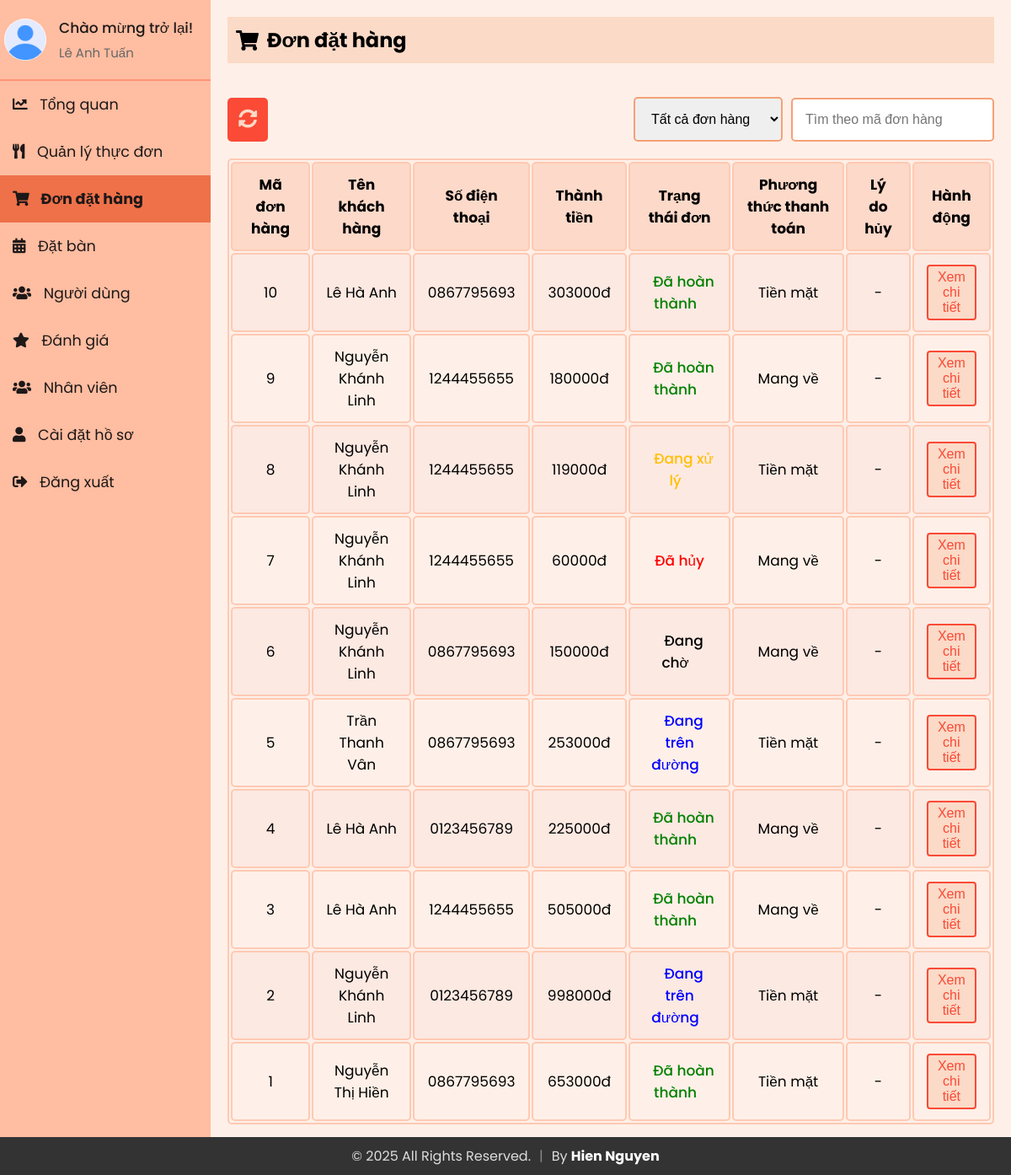
The app's page /Admin/admin_orders.php (signed in) with its own data.
### tables this page shows
CREATE TABLE `staff` (
  `id` int(11) NOT NULL,
  `firstName` varchar(50) NOT NULL,
  `lastName` varchar(50) NOT NULL,
  `email` varchar(100) NOT NULL,
  `contact` varchar(15) DEFAULT NULL,
  `role` enum('superadmin','admin') NOT NULL,
  `password` varchar(255) NOT NULL,
  `createdAt` timestamp NOT NULL DEFAULT current_timestamp(),
  `updatedAt` timestamp NOT NULL DEFAULT current_timestamp() ON UPDATE current_timestamp(),
  `profile_image` varchar(255) NOT NULL DEFAULT 'default.jpg'
);

CREATE TABLE `orders` (
  `order_id` int(11) NOT NULL,
  `email` varchar(255) NOT NULL,
  `firstName` varchar(255) NOT NULL,
  `lastName` varchar(255) NOT NULL,
  `phone` varchar(10) NOT NULL,
  `address` varchar(200) NOT NULL,
  `pmode` enum('Tiền mặt','Thẻ','Mang về','') NOT NULL DEFAULT 'Thẻ',
  `payment_status` enum('Đang chờ','Thành công','Bị từ chối','') NOT NULL DEFAULT 'Đang chờ',
  `sub_total` int(11) NOT NULL,
  `grand_total` int(11) NOT NULL,
  `order_date` timestamp NOT NULL DEFAULT current_timestamp(),
  `order_status` enum('Đang chờ','Đã hoàn thành','Đã hủy','Đang xử lý','Đang trên đường') NOT NULL DEFAULT 'Đang chờ',
  `cancel_reason` varchar(255) DEFAULT NULL,
  `note` varchar(255) NOT NULL
);

### Admin/sidebar.php (called while the page is built, shortened)
<?php
include 'db_connection.php';
$admin_email = isset($_SESSION['email']) ? $_SESSION['email'] : '';
function getAdminInfo($email)
{
  global $conn;
  $stmt = $conn->prepare("SELECT firstName, lastName, email, profile_image FROM staff WHERE email = ?");
  $stmt->bind_param("s", $email);
  $stmt->execute();
  $stmt->bind_result($firstName, $lastName, $email,  $profile_image);
  return [
    'firstName' => $firstName ?: '',
    'lastName' => $lastName ?: '',
    'email' => $email ?: '',
    'profile_image' => $profile_image ?: 'default.jpg'
  ];
}
$admin_info = getAdminInfo($admin_email);
?>

### Admin/admin_orders.php (the view, shortened to what this page needs)
<?php
include 'db_connection.php';
$query = "SELECT order_id, order_date, firstName, lastName, phone, grand_total, order_status, pmode, cancel_reason FROM orders";
$query .= " ORDER BY order_id DESC";
$result = $conn->query($query);
?>
<?php
include 'sidebar.php';
?>
<!DOCTYPE html>
<html lang="en">
<head>
    <link rel="stylesheet" href="https://cdnjs.cloudflare.com/ajax/libs/font-awesome/5.15.3/css/all.min.css">
    <link rel="stylesheet" href="sidebar.css">
    <link rel="stylesheet" href="admin_orders.css">
</head>
<body>
    <div class="sidebar">
    <div class="profile-section">
      <img src="../uploads/<?php echo htmlspecialchars($admin_info['profile_image']); ?>" alt="Profile Picture">
      <div class="info">
        <h3>Chào mừng trở lại!</h3>
        <p><?php echo htmlspecialchars($admin_info['firstName']) . ' ' . htmlspecialchars($admin_info['lastName']); ?></p>
      </div>
    </div>
    <ul>
            <li><a href="index.php" ><i class="fas fa-chart-line"></i> Tổng quan</a></li>
            <li><a href="admin_menu.php"><i class="fas fa-utensils"></i> Quản lý thực đơn</a></li>
            <li><a href="admin_orders.php" class="active"><i class="fas fa-shopping-cart"></i> Đơn đặt hàng</a></li>
            <li><a href="reservations.php"><i class="fas fa-calendar-alt"></i> Đặt bàn</a></li>
            <li><a href="users.php"><i class="fas fa-users"></i> Người dùng</a></li>
            <li><a href="reviews.php"><i class="fas fa-star"></i> Đánh giá</a></li>
            <li><a href="staffs.php" ><i class="fas fa-users"></i> Nhân viên</a></li>
            <li><a href="profile.php"><i class="fas fa-user"></i> Cài đặt hồ sơ</a></li>
            <li><a href="logout.php"><i class="fas fa-sign-out-alt"></i> Đăng xuất</a></li>
        </ul>
    </div>
    <div class="content">
        <div class="header">
            <h2><i class="fas fa-shopping-cart"></i> Đơn đặt hàng</h2>
        </div>
        <div class="actions">
            <div>
            <button id="refreshButton" onclick="refreshPage()" title="Refresh">
                <i class="fas fa-sync-alt"></i>
            </button>
            </div>
            <div class="filter-orders">
                <select id="statusFilter" name="statusFilter" onchange="filterByStatus()">
                    <option value="">Tất cả đơn hàng</option>
                </select>
                <input type="text" id="searchOrderId" placeholder="Tìm theo mã đơn hàng" oninput="searchByOrderId()">
            </div>
        </div>
        <?php
        echo "<table>
                <tr>
                    <th>Mã đơn hàng</th>
                    <th>Tên khách hàng</th>
                    <th>Số điện thoại</th>
                    <th>Thành tiền</th>
                    <th>Trạng thái đơn</th>
                    <th>Phương thức thanh toán</th>
                    <th>Lý do hủy</th>
                    <th>Hành động</th>
                </tr>";
        if ($result && $result->num_rows > 0) {
            while ($row = $result->fetch_assoc()) {
                $statusClass = '';
                switch ($row['order_status']) {
                    case 'Đang chờ':
                        $statusClass = 'status-pending';
                        $displayStatus = 'Đang chờ';
                        break;
                    case 'Đang xử lý':
                        $statusClass = 'status-processing';
                        $displayStatus = 'Đang xử lý';
                        break;
                    case 'Đang trên đường':
                        $statusClass = 'status-ontheway';
                        $displayStatus = 'Đang trên đường';
                        break;
                    case 'Đã hoàn thành':
                        $statusClass = 'status-completed';
                        $displayStatus = 'Đã hoàn thành';
                        break;
                    case 'Đã hủy':
                        $statusClass = 'status-cancelled';
                        $displayStatus = 'Đã hủy';
                        break;
                }
                echo "<tr>
                    <td>" . $row['order_id'] . "</td>
                    <td>" . $row['firstName'] . " " . $row['lastName'] . "</td>
                    <td>" . $row['phone'] . "</td>
                    <td>"  . $row['grand_total']  . 'đ ' ."</td>
                    <td><span class='status $statusClass'>" . $displayStatus . "</span></td>
                    <td>" . $row['pmode'] . "</td>
                    <td>" . ($row['order_status'] == 'Cancelled' ? $row['cancel_reason'] : '-') . "</td>
                    <td><button id='viewbtn' onclick=\"viewDetails(" . $row['order_id'] . ")\">Xem chi tiết</button></td>
                </tr>";
            }
        } else {
            echo "<tr><td colspan='8' style='text-align: center;'>Không tìm thấy</td></tr>";
        }
        echo "</table>";
        ?>
    </div>
</body>
</html>

### Admin/sidebar.css (style rules this page uses)
* { margin: 0; padding: 0; box-sizing: border-box; }
body { background: #fef0e8; font-family: "Poppins", sans-serif; display: flex; flex-direction: row; margin: 0; }
.sidebar { width: 250px; background-color: #ffbda1; color: #1d1818; overflow: auto; position: relative; min-height: 100vh; font-size: 1.1rem }
.sidebar ul li a { display: block; padding: 15px; text-decoration: none; color: #1d1818; transition: background-color 0.3s; }
.sidebar ul li a.active { background-color:#ee7149; font-weight: bold; }
.sidebar ul li a i { margin-right: 10px; }
.sidebar ul { list-style-type: none; padding: 0; }
.content { flex: 1; padding: 20px; }
.header { padding: 10px; background-color: #fbdac7; margin-bottom: 20px; display: flex; align-items: center; }
.header h2 { display: flex; align-items: center; }
.header h2 i { margin-right: 10px; }
.profile-section { padding: 20px 5px 20px 5px; display: flex; align-items: center; border-bottom: 2px solid rgba(253, 108, 77, 0.5); }
.profile-section img { width: 50px; height: 50px; border-radius: 50%; margin-right: 15px; }
.profile-section .info { flex-grow: 1; }
.profile-section .info h3 { margin: 0; font-size: 17px; font-weight: 500; }
.profile-section .info p { margin: 5px 0 0; font-size: 15px; color: #666; }
.sidebar ul li a.active { background-color: #ee7149; font-weight: bold; }

### Admin/admin_orders.css (style rules this page uses)
* { padding: 0; margin: 0; }
body { background: #fef0e8; font-family: "Poppins", sans-serif; margin: 0; }
.actions { display: flex; align-items: center; justify-content: space-between; margin-bottom: 20px; margin-top: 40px; }
.filter-orders { display: flex; align-items: center; justify-content: center; gap: 10px; }
.content { margin-bottom: 40px; }
.actions select, .actions input { padding: 15px; font-size: 1rem; border-radius: 5px; border: 2px solid #f4a178; cursor: pointer; outline: none; }
button { background-color: #fb4a36; color: white; border: 2px solid #fb4a36; padding: 13px 20px; cursor: pointer; border-radius: 5px; transition: all 0.3s ease; font-size: 1.2rem; }
.sidebar { width: 250px; background-color: #ffbda1; color: #1d1818; overflow: auto; position: relative; min-height: 100vh; }
.sidebar ul li a { display: block; padding: 15px; text-decoration: none; color: #1d1818; transition: background-color 0.3s; }
.sidebar ul li a.active { background-color:#ee7149; }
.status { padding: 5px 10px; border-radius: 5px; color: white; font-weight: 450; }
.status-pending { color: black; }
.status-processing { color: #FFBF00; }
.status-completed { color: green; }
.status-cancelled { color: red; }
.status-ontheway { color: blue; }
table { width: 100%; border: 2px solid #ffc9b3; border-radius: 5px; font-size: 17px; text-align: center; cursor: pointer; }
table th, table td { padding: 12px 15px; border: 2px solid #ffc9b3; border-radius: 5px; }
table th { background-color: #fdd9c9; }
table tr:nth-of-type(even) { background-color: #fce9e2; }
.header { padding: 10px; background-color: #fbdac7; margin-bottom: 20px; display: flex; align-items: center; }
#viewbtn { padding: 4px 6px 4px 6px; font-size: 16px; border-radius: 4px; background-color: #fbdac7; color: #fb4a36; border: 2px solid #fb4a36; font-weight: 450; cursor: pointer; outline: none; transition: all 0.3s ease; }
#refreshButton { color: #fbdac7; background-color: #fb4a36; border: 2px solid #fb4a36; cursor: pointer; padding: 11px; font-size: 1.4rem; border-radius: 5px; transition: all 0.3s ease; }

### Admin/admin_orders.php (style rules this page uses)
.content { margin-bottom: 40px; }

### records on screen
staff: profile_image (placeholder picture), firstName "Lê Anh", lastName "Tuấn"
orders: order_id "10", firstName "Lê Hà", lastName "Anh", phone "0867795693", grand_total "303000", order_status "Đã hoàn thành", pmode "Tiền mặt"
orders: order_id "9", firstName "Nguyễn Khánh", lastName "Linh", phone "1244455655", grand_total "180000", order_status "Đã hoàn thành", pmode "Mang về"
orders: order_id "8", firstName "Nguyễn Khánh", lastName "Linh", phone "1244455655", grand_total "119000", order_status "Đang xử lý", pmode "Tiền mặt"
orders: order_id "7", firstName "Nguyễn Khánh", lastName "Linh", phone "1244455655", grand_total "60000", order_status "Đã hủy", pmode "Mang về"
orders: order_id "6", firstName "Nguyễn Khánh", lastName "Linh", phone "0867795693", grand_total "150000", order_status "Đang chờ", pmode "Mang về"
orders: order_id "5", firstName "Trần Thanh", lastName "Vân", phone "0867795693", grand_total "253000", order_status "Đang trên đường", pmode "Tiền mặt"
orders: order_id "4", firstName "Lê Hà", lastName "Anh", phone "0123456789", grand_total "225000", order_status "Đã hoàn thành", pmode "Mang về"
orders: order_id "3", firstName "Lê Hà", lastName "Anh", phone "1244455655", grand_total "505000", order_status "Đã hoàn thành", pmode "Mang về"
orders: order_id "2", firstName "Nguyễn Khánh", lastName "Linh", phone "0123456789", grand_total "998000", order_status "Đang trên đường", pmode "Tiền mặt"
orders: order_id "1", firstName "Nguyễn Thị", lastName "Hiền", phone "0867795693", grand_total "653000", order_status "Đã hoàn thành", pmode "Tiền mặt"
